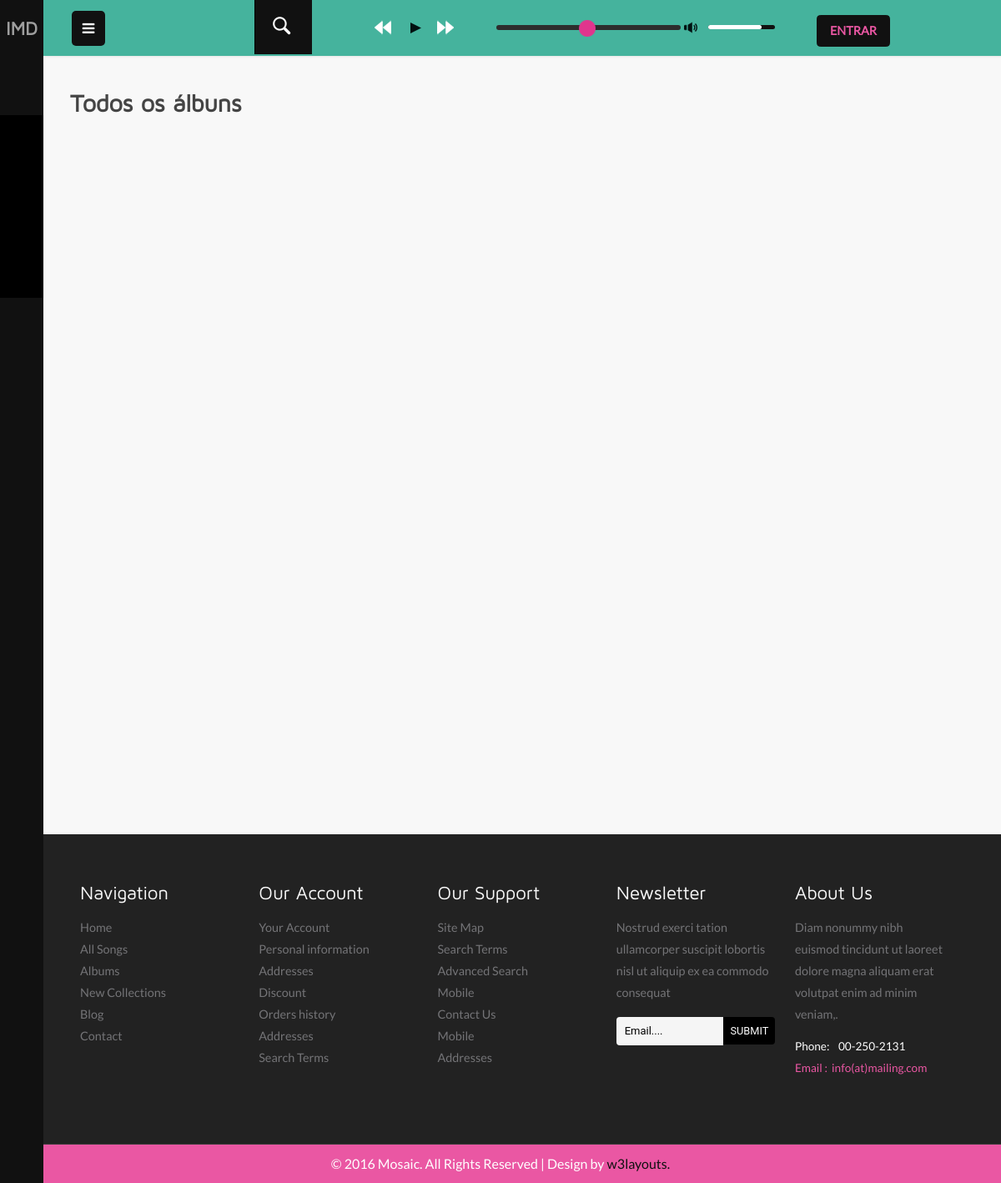
/albums, run on an earlier commit of the app's database.
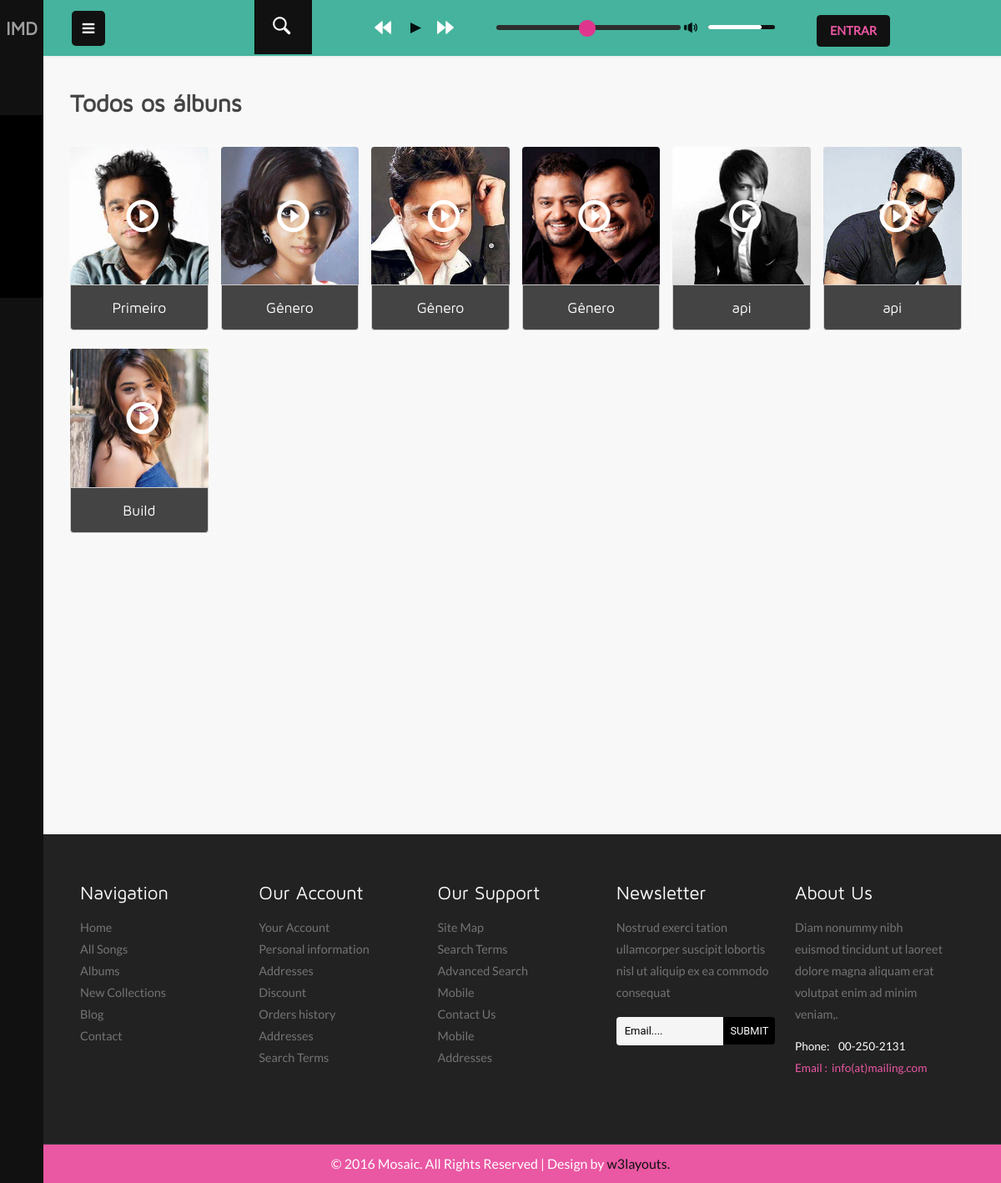
And on a later commit of the database.
### tables this page shows
CREATE TABLE `artist_cadastra_album` (
  `artist_user_email` varchar(45) NOT NULL,
  `album_list_id_list` int(11) NOT NULL,
  PRIMARY KEY (`artist_user_email`,`album_list_id_list`),
  KEY `fk_Artist_has_Album_Album1_idx` (`album_list_id_list`),
  KEY `fk_Artist_has_Album_Artist1_idx` (`artist_user_email`),
  CONSTRAINT `fk_Artist_has_Album_Album1` FOREIGN KEY (`album_list_id_list`) REFERENCES `album` (`list_id_list`) ON DELETE CASCADE,
  CONSTRAINT `fk_Artist_has_Album_Artist1` FOREIGN KEY (`artist_user_email`) REFERENCES `artist` (`user_email`) ON DELETE CASCADE ON UPDATE CASCADE
);

CREATE TABLE `list` (
  `id_list` int(11) NOT NULL AUTO_INCREMENT,
  `name` varchar(45) NOT NULL,
  `num_likes` int(11) NOT NULL DEFAULT '0',
  `duration_time` int(11) NOT NULL DEFAULT '0',
  `picture` mediumtext,
  PRIMARY KEY (`id_list`)
);

### routes/web.php (called while the page is built, shortened)
<?php
return [
    '/' => HomeController::class,
    '/home' => HomeController::class,
    '/features/list' => ListFeaturesController::class,
    '/user/create' => UserCreateController::class,
    '/users' => UserListController::class,
    '/artists' => ArtistListController::class,
    '/artist/promotion' => ArtistPromotionController::class,
    '/music_genre/list' => MusicGenreListController::class,
    '/music_genre/create' => MusicGenreCreateController::class,
    '/music_genre/remove' => MusicGenreDeleteController::class,
    '/music_genre/update' => MusicGenreUpdateController::class,
    '/features/list' => FeaturesListController::class,
    '/typeSubs' => TypeSubsController::class,
    '/albums' => AlbumListController::class,
    '/my-albums' => AlbumMyListController::class,
    '/album/create' => AlbumCreateController::class,
    '/album' => AlbumItemController::class,
    '/login' => LoginController::class,
    '/logout' => LogoutController::class
];

### src/Infra/ConnectionCreator.php (called while the page is built, shortened)
<?php
class ConnectionCreator
{
    public static function createConnection(): PDO
    {
        $host = $_ENV['CONNECTION_HOST'];
        $port = $_ENV['PORT_CONTAINER'];
        $db_name = $_ENV['DB_DATABASE'];
        $connection = new PDO(
            "mysql:host=$host;port=$port;dbname=$db_name",
            'imduser',
            'root'
        );
        $connection->setAttribute(PDO::ATTR_ERRMODE, PDO::ERRMODE_EXCEPTION);
        $connection->setAttribute(PDO::ATTR_DEFAULT_FETCH_MODE, PDO::FETCH_ASSOC);
        return $connection;
    }
}

### src/Infra/PdoAlbumRepository.php (called while the page is built, shortened)
<?php
class PdoAlbumRepository
{
    private $connection;
    public function __construct($connection)
    {
        $this->connection = $connection;
    }
    public function hydrateAlbum($albumData) : Album
    {
        $album = new Album();
        $album->fillWithRow($albumData);
        return $album;
    }
    private function hydrateAlbumList(\PDOStatement $stmt): array
    {
        $albumDataList = $stmt->fetchAll();
        $list = [];
        foreach ($albumDataList as $albumData) {
            $list[] = $this->hydrateAlbum($albumData);
        }
        return $list;
    }
    public function all(): array
    {
        $sqlQuery = 'SELECT * FROM artist_cadastra_album aca
            JOIN album a ON aca.album_list_id_list = a.list_id_list
            JOIN list l ON a.list_id_list = l.id_list ';
        $stmt = $this->connection->query($sqlQuery);
        return $this->hydrateAlbumList($stmt);
    }
}

### src/Controllers/ControllerComHtml.php (called while the page is built, shortened)
<?php
abstract class ControllerComHtml
{
    public function renderizaHtml(string $caminhoTemplate, array $dados): string
    {
        extract($dados);
        require __DIR__ . '/../../views/' . $caminhoTemplate;
        $html = ob_get_clean();
        return $html;
    }
}

### src/Models/ImdList.php (called while the page is built, shortened)
<?php
class ImdList
{
    private ?int $idList;
    private ?string $name;
    public function getId()
    {
        return $this->idList;
    }
    public function getName()
    {
        return $this->name;
    }
    protected function fillListWithRow(array $row)
    {
        $this->idList = $row['id_list'];
        $this->name = $row['name'];
    }
}

### views/albums/list-albums.php (the view, shortened to what this page needs)
<?php include __DIR__ . '/../layouts/inicio-html.php'; ?>
<?php include __DIR__ . '/../layouts/inicio-body.php'; ?>
<?php include __DIR__ . '/../components/left-side.php'; ?>
    <div class="main-content">
        <?php include __DIR__ . '/../components/header-section.php'; ?>
        <div id="page-wrapper">
            <div class="inner-content">
                <div class="music-browse">
                        <div class="albums fourth browse-inner">
                            <div class="tittle-head two">
                                <h3 class="tittle">
                                    <?= $title ?>
                                </h3>
                                <div class="clearfix"> </div>
                            </div>
                            <?php
                            foreach($albums as $key => $album) { ?>
                                <div class="col-md-3 artist-grid">
                                    <a  href="album?id=<?= $album->getId(); ?>">
                                        <img src="images/a<?= $key+1 ?>.jpg" title="allbum-name">
                                    </a>
                                    <a href="album?id=<?= $album->getId(); ?>">
                                        <i class="glyphicon glyphicon-play-circle"></i>
                                    </a>
                                    <a class="art" href="album?id=<?= $album->getId(); ?>"><?= $album->getName(); ?></a>
                                </div>
                                <?php
                            }
                            ?>
                        </div>
                    <div class="clearfix"></div>
                </div>
            </div>
        </div>
    </div>
<?php include __DIR__ . '/../components/footer-section.php'; ?>
<?php include __DIR__ . '/../layouts/fim-html.php'; ?>

### public/index.php (shortened to what this page needs)
<?php
$caminho = parse_url($_SERVER['REQUEST_URI'])["path"];
$rotas = require __DIR__ . '/../routes/web.php';
if (array_key_exists($caminho, $rotas)) {
    $controlador = new $classeControladora();
    $controlador->processaRequisicao();
    exit();
}

### src/Controllers/Albums/AlbumListController.php (shortened to what this page needs)
<?php
class AlbumListController extends ControllerComHtml implements InterfaceControladorRequisicao
{
    private $repository;
    public function __construct()
    {
        $this->pdo = ConnectionCreator::createConnection();
        $this->repository = new PdoAlbumRepository($this->pdo);
    }
    public function processaRequisicao(): void
    {
        echo $this->renderizaHtml('albums/list-albums.php', [
            'albums' => $this->repository->all(),
            'title' => 'Todos os álbuns'
        ]);
    }
}

### views/layouts/inicio-html.php (shortened to what this page needs)
<!DOCTYPE HTML>
<html>
<head>
    <link href="/css/bootstrap.css" rel='stylesheet' type='text/css' />
    <link href="/css/style.css" rel='stylesheet' type='text/css' />
    <link href="/css/font-awesome.css" rel="stylesheet">
    <link rel="stylesheet" href="/css/icon-font.css" type='text/css' />

### views/layouts/inicio-body.php
</head>
<body class="sticky-header left-side-collapsed"  onload="initMap()">
<section>

### views/components/left-side.php (shortened to what this page needs)
<div class="left-side sticky-left-side">
    <div class="logo-icon text-center">
        <a href="/home">IMD</a>
    </div>
    <div class="left-side-inner">
        <ul class="nav nav-pills nav-stacked custom-nav">
            <li class="active"><a href="/home"><i class="lnr lnr-home"></i><span>Início</span></a></li>
            <li><a href="/artists"><i class="lnr lnr-users"></i> <span>Artistas</span></a></li>
            <li><a href="/albums"><i class="lnr lnr-music-note"></i> <span>Álbuns</span></a></li>
            <li><a href="/albums"><i class="lnr lnr-indent-increase"></i> <span>Playlists</span></a>
            </li>
            <li><a href="/album?id=1"><i class="lnr lnr-heart"></i> <span>Favoritos</span></a></li>
            <li class="menu-list"><a href="/#"><i class="lnr lnr-pencil"></i><span>Admin</span></a>
            </li>
        </ul>
    </div>
</div>

### views/components/header-section.php (shortened to what this page needs)
<div class="header-section">
    <a class="toggle-btn  menu-collapsed"><i class="fa fa-bars"></i></a>
    <div class="menu-right">
        <div class="profile_details">
            <div class="col-md-4 serch-part">
                <div id="sb-search" class="sb-search">
                    <form action="#" method="post">
                        <span class="sb-icon-search"> </span>
                    </form>
                </div>
            </div>
            <div class="col-md-4 player">
                <div class="audio-player">
                </div>
                <link rel="stylesheet" type="text/css" media="all" href="/css/audio.css">
                <ul class="next-top">
                    <li><a class="ar" href="#"> <img src="images/arrow.png" alt=""/></a></li>
                    <li><a class="ar2" href="#"><img src="images/arrow2.png" alt=""/></i></a></li>
                </ul>
            </div>
            <?php if (!isset($_SESSION['login'])): ?>
                <div class="col-md-4 login-pop">
                    <div id="loginpop">
                        <a href="#" id="loginButton">
                            <span>Entrar</span>
                        </a>
                    </div>
                </div>
            <?php endif; ?>
        </div>
    </div>
</div>

### views/components/footer-section.php (shortened to what this page needs)
<div class="footer">
    <div class="footer-grid">
        <h3>Navigation</h3>
        <ul class="list1">
            <li><a href="index.html">Home</a></li>
            <li><a href="radio.html">All Songs</a></li>
            <li><a href="browse.html">Albums</a></li>
            <li><a href="radio.html">New Collections</a></li>
            <li><a href="blog.html">Blog</a></li>
            <li><a href="contact.html">Contact</a></li>
        </ul>
    </div>
    <div class="footer-grid">
        <h3>Our Account</h3>
        <ul class="list1">
            <li><a href="#" data-toggle="modal" data-target="#myModal5">Your Account</a></li>
            <li><a href="#">Personal information</a></li>
            <li><a href="#">Addresses</a></li>
            <li><a href="#">Discount</a></li>
            <li><a href="#">Orders history</a></li>
            <li><a href="#">Addresses</a></li>
            <li><a href="#">Search Terms</a></li>
        </ul>
    </div>
    <div class="footer-grid">
        <h3>Our Support</h3>
        <ul class="list1">
            <li><a href="contact.html">Site Map</a></li>
            <li><a href="#">Search Terms</a></li>
            <li><a href="#">Advanced Search</a></li>
            <li><a href="#">Mobile</a></li>
            <li><a href="contact.html">Contact Us</a></li>
            <li><a href="#">Mobile</a></li>
            <li><a href="#">Addresses</a></li>
        </ul>
    </div>
    <div class="footer-grid">
        <h3>Newsletter</h3>
        <p class="footer_desc">Nostrud exerci tation ullamcorper suscipit lobortis nisl ut aliquip ex ea commodo consequat</p>
        <div class="search_footer">
            <form>
                <input type="text" placeholder="Email...." required="">
                <input type="submit" value="Submit">
            </form>
        </div>
    </div>
    <div class="footer-grid footer-grid_last">
        <h3>About Us</h3>
        <p class="footer_desc">Diam nonummy nibh euismod tincidunt ut laoreet dolore magna aliquam erat volutpat enim ad minim veniam,.</p>
        <p class="f_text">Phone:  &nbsp;&nbsp;&nbsp;00-250-2131</p>
        <p class="email">Email : &nbsp;<span><a href="mailto:mail@example.com">info(at)mailing.com</a></span></p>
    </div>
    <div class="clearfix"> </div>
</div>
<footer style="position: relative;">
    <p>&copy 2016 Mosaic. All Rights Reserved | Design by <a href="https://w3layouts.com/" target="_blank">w3layouts.</a></p>
</footer>
</section>

### views/layouts/fim-html.php
</body>
</html>

### public/css/audio.css (style rules this page uses)
.audio-player, .audio-player div,.audio-player button { margin: 0; padding: 0; border: none; outline: none; }
div.audio-player { position: relative; width: 100% !important; height:42px !important; margin: 0 auto; }

What changed in the data, as far as the page shows it:
added artist_cadastra_album: shows a picture, list.name "Primeiro"
added artist_cadastra_album: shows a picture, list.name "Gênero"
added artist_cadastra_album: shows a picture, list.name "Gênero"
added artist_cadastra_album: shows a picture, list.name "Gênero"
added artist_cadastra_album: shows a picture, list.name "api"
added artist_cadastra_album: shows a picture, list.name "api"
added artist_cadastra_album: shows a picture, list.name "Build"
